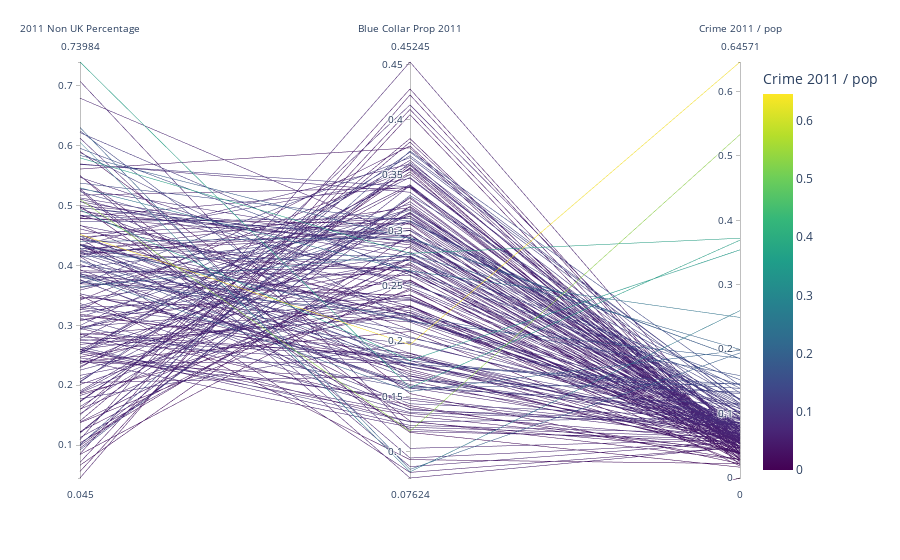

The notebook cell saved with this chart:
### Code cell
pd.DataFrame.iteritems = pd.DataFrame.items #workaround due to version changes of Databricks Runtime
#grid_clip2['V_High'] = (grid_clip2[ 'Median Price Per Area'] > 12000).astype(int)

sampled_df = crime_final.sample(n=200, random_state=42)
fig = px.parallel_coordinates(sampled_df,
                            dimensions=['2011 Non UK Percentage', 'Blue Collar Prop 2011', 'Crime 2011 / pop' ],
                            color='Crime 2011 / pop',  # Change the color based on 'Crime 2011 / pop' column
                            color_continuous_scale='Viridis')  # Change the color scale if needed)
fig. show()

### Figure 1 — Plotly figure (JSON) as saved in the notebook; plotly's stock layout.template omitted (floating-point values rounded to 4 significant figures; data arrays with more than 128 entries replaced by an {"elided": "..."} marker saying what was removed)
{"data": [{"dimensions": [{"label": "2011 Non UK Percentage", "values": {"elided": "200 float values"}}, {"label": "Blue Collar Prop 2011", "values": {"elided": "200 float values"}}, {"label": "Crime 2011 / pop", "values": {"elided": "200 float values"}}], "domain": {"x": [0, 1], "y": [0, 1]}, "line": {"color": {"elided": "200 float values"}, "coloraxis": "coloraxis"}, "name": "", "type": "parcoords"}], "layout": {"coloraxis": {"colorbar": {"title": {"text": "Crime 2011 / pop"}}, "colorscale": [[0, "#440154"], [0.1111, "#482878"], [0.2222, "#3e4989"], [0.3333, "#31688e"], [0.4444, "#26828e"], [0.5556, "#1f9e89"], [0.6667, "#35b779"], [0.7778, "#6ece58"], [0.8889, "#b5de2b"], [1, "#fde725"]]}, "legend": {"tracegroupgap": 0}, "margin": {"t": 60}}}
